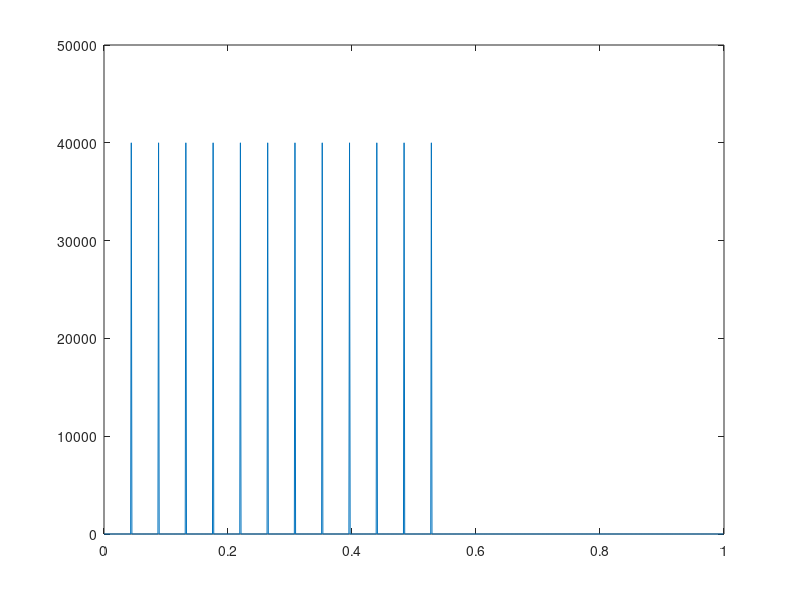
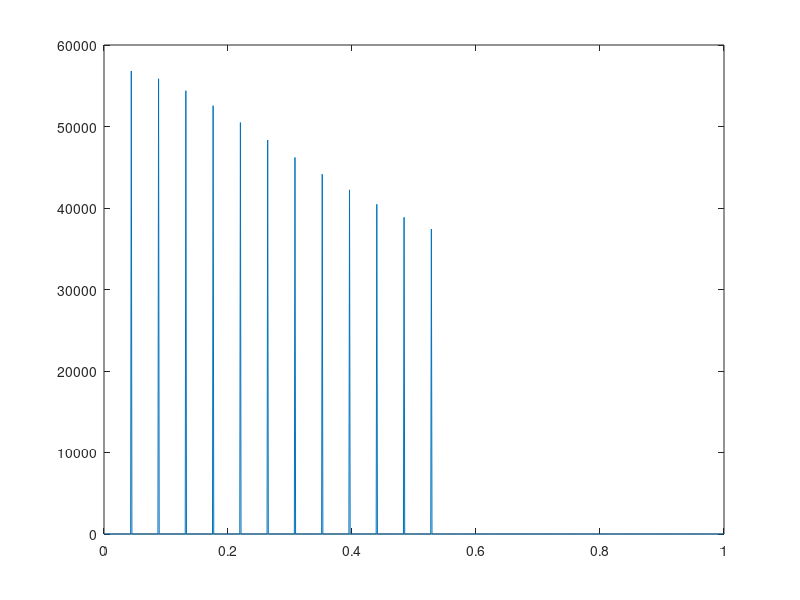

Reproduce these figures in MATLAB, in order.
test = 9;			% 0 - suma de sinusoide filtrata
						% 1 - vioara
						% 2 - viola
                  % 3 - clarinet
                  % 4 - trombon
                  % 5 - tuba

Fes = 40000;		% frewcventa de esantionare
L = 80000;			% numar esantioane - 2 secunde

Nf = 1000;			% numarul de puncte cu care se deseneaza spectrele

% alege amplitudinile sinusoidelor
% (1 pentru suma de sinusoide ce va fi filtrata,
%  valori predefinite pentru instrumentele muzicale)
switch test
  case 0				% suma de sinusoide - baza + armonice
	 Fbaza = 440;		% frecventa in Hz a sunetului la
	 Narm = 8;			% numar de armonice
	 xampl = ones(1, Narm);	% amplitudinile armonicelor

  case 1				% vioara
	 Fbaza = 440;		% la
	 Narm = 18;
    xampl = [100 45 21 26 48 53 53 62 53 26 24 16 16 35 12 34 23 11] / 100;

  case 2				% viola
	 Fbaza = 440;		% la
    Narm = 10;
    xampl = [100 45 40 20 40 30 10 15 8 8] / 100;

  case 3				% clarinet
	 Fbaza = 180;		% fa diez
	 Narm = 10;
	 xampl = [100 0 50 10 60 30 50 30 10 2] / 100;
    
  case 4				% trombon
	 Fbaza = 230;		% si bemol
	 Narm = 6;
    xampl = [100 100 50 60 10 3] / 100;
    
  case 5				% tuba
	 Fbaza = 230;		% si bemol
	 Narm = 5;
	 xampl = [100 70 8 3 2] / 100;
     
%adaug sunete
  case 6
     Fbaza = 440;		
	 Narm = 4;
	 xampl = ones(1, Narm);	% amplitudinile armonicelor
  case 7
     Fbaza = 440;		
	 Narm = 6;
	 xampl = ones(1, Narm);	% amplitudinile armonicelor
  case 8
     Fbaza = 440;		
	 Narm = 10;
	 xampl = ones(1, Narm);	% amplitudinile armonicelor
 
  case 9
     Fbaza = 440;		% nota si
	 Narm = 12;
	 xampl = ones(1, Narm);	% amplitudinile armonicelor
 
end
    
f_baza = Fbaza/Fes*2;			% frecventa discreta a fundamentalei
omega_baza = 2*pi*f_baza;		% pulsatia fundamentalei

% construieste suma de sinusoide
x = zeros(1,L);					% semnalul
for i = 1 : Narm
  x = x + xampl(i) * sin(i*omega_baza*(0:L-1));
end

% spectrul sumei de sinusoide
[X,f] = freqz(x,1,Nf);
figure(1)
plot(f/pi,abs(X));

% filtru reprezentand instrumentul
if test == 0
  b = 1;						% alege un filtru IIR (instrumentul !!!)
  a = [1 -0.95];
  figure(3)
  freqz(b,a);				% caracteristica de frecventa
else
  b = 1; a = 1;			% pentru instrumentele predefinite, nu filtram
end

%modific parametrii a si b pentru a obtine diverse filtre
if test == 7
    b = 1;
    a = [1 -1]; 
end
if test == 8
    b = 1;
    a = [1 -0.7];
end

if test == 9
    b = 1;
    a = [1 -0.3];
end

y = filter(b,a,x); % iesirea filtrului
[Y,f] = freqz(y,1,Nf); % spectrul semnalului de iesire
figure(2)
plot(f/pi,abs(Y));

% salveaza semnal audio
y = y / max(abs(y));
sound(y, Fes, 16);

%auwrite(y,40000,16,'linear',['muz' int2str(test) '.au']) 